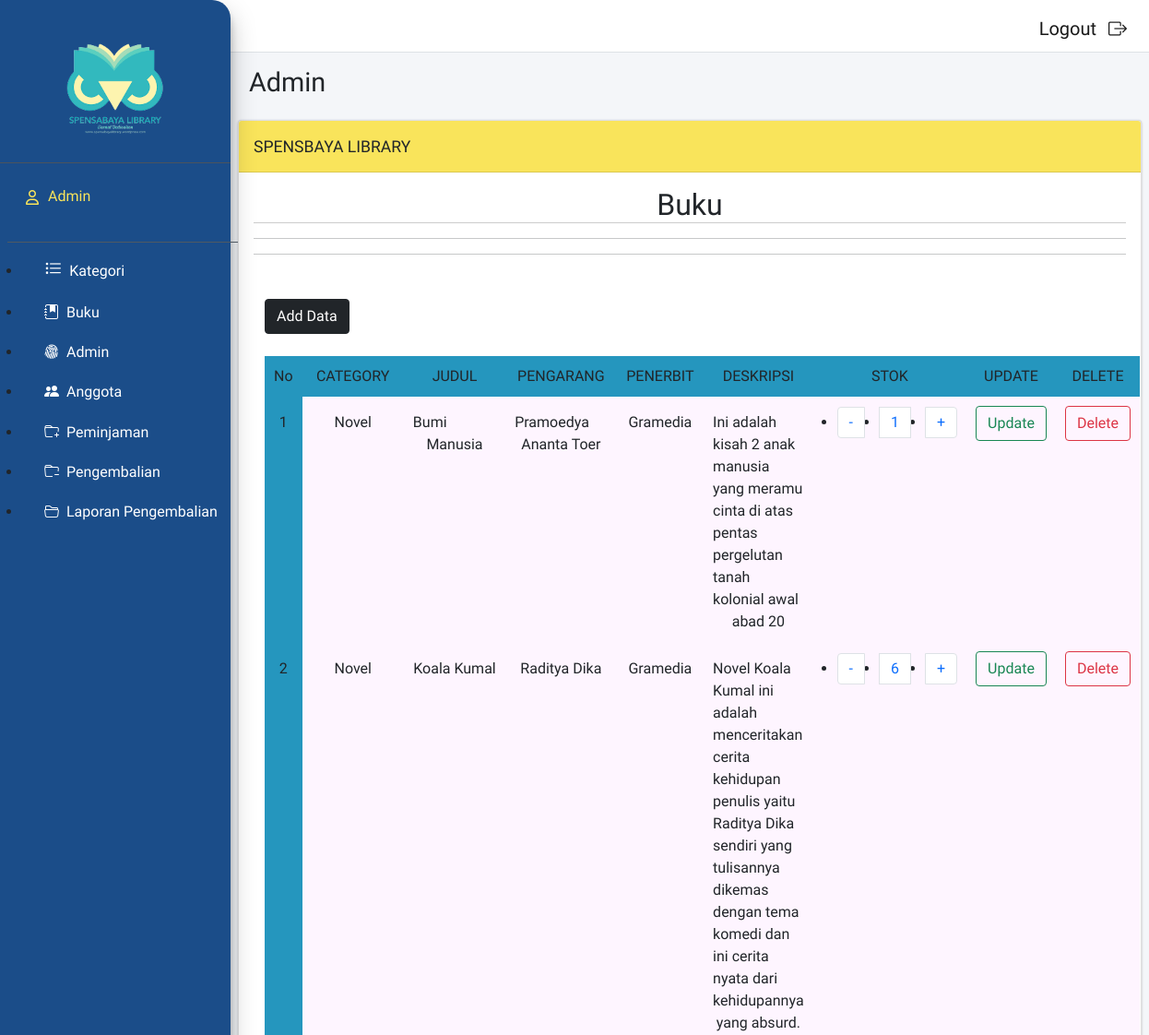
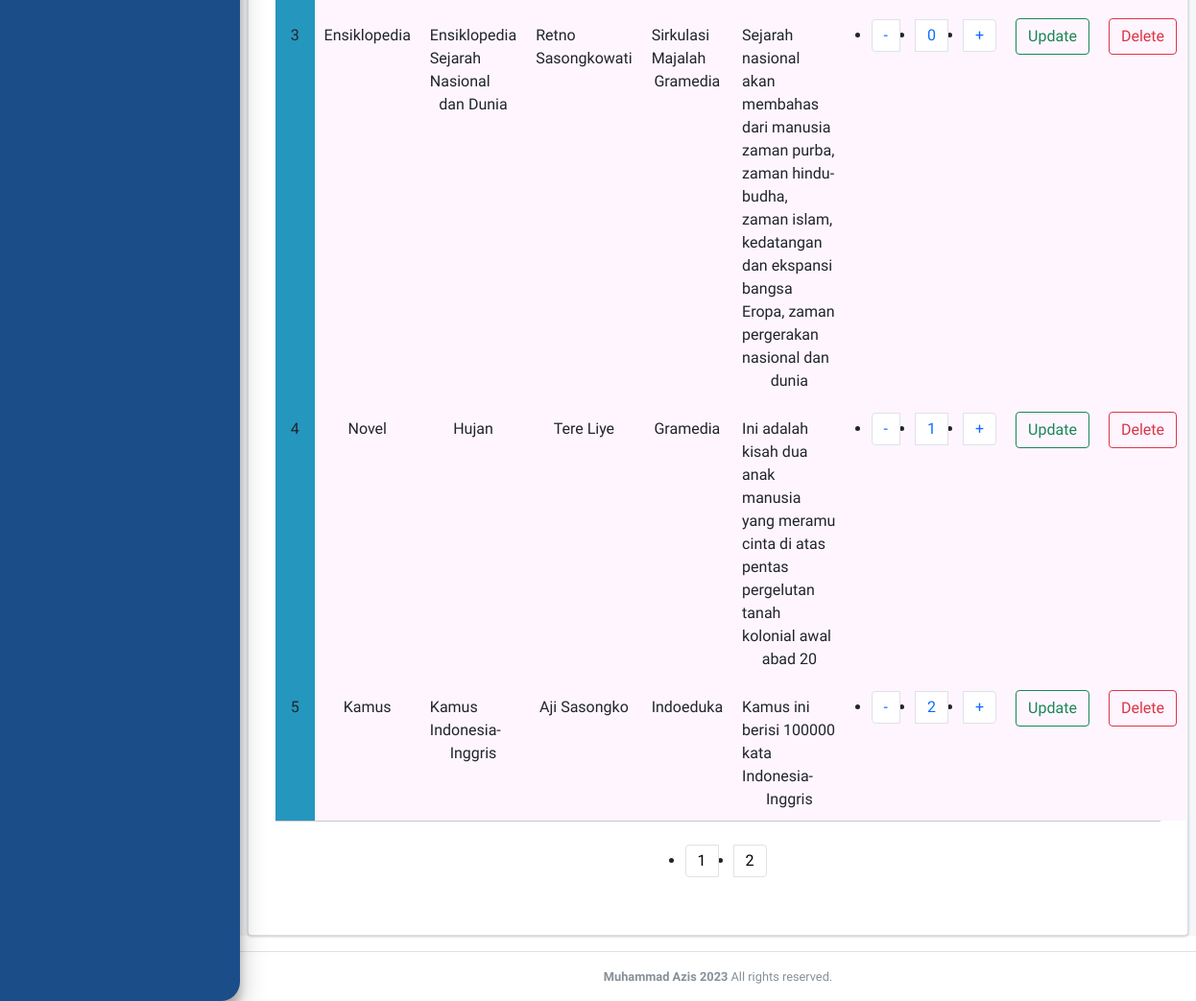
Page /loginadmin/index.php?f=buku&m=select (signed in) on the committed database (2 pictures, top to bottom).
### tables this page shows
CREATE TABLE `t_buku` (
  `f_id` int(11) NOT NULL,
  `f_idkategori` int(11) NOT NULL,
  `f_judul` varchar(200) NOT NULL,
  `f_pengarang` varchar(200) NOT NULL,
  `f_penerbit` varchar(200) NOT NULL,
  `f_deskripsi` varchar(700) NOT NULL
);

CREATE TABLE `t_kategori` (
  `f_id` int(11) NOT NULL,
  `f_kategori` varchar(200) NOT NULL
);

### dbcontroller.php (called while the page is built, shortened)
<?php class dbcontroller
{
    private $host = "127.0.0.1";
    private $user = "root";
    private $password = "";
    private $database = "usk_muhammadazis";
    private $koneksi;
    public function __construct()
    {
        $this->koneksi = $this->koneksiDB();
    }
    public function koneksiDB()
    {
        $koneksi = mysqli_connect($this->host, $this->user, $this->password, $this->database);
        return $koneksi;
    }
    public function getALL($sql)
    {
        $result = mysqli_query($this->koneksi, $sql);
        while ($row = mysqli_fetch_assoc($result)) {
            $data[] = $row;
        }
        if (!empty($data)) {
            return $data;
        }
    }
    public function rowCOUNT($sql)
    {
        $result = mysqli_query($this->koneksi, $sql);
        $count = mysqli_num_rows($result);
        return $count;
    }
}

### buku/select.php (the view, shortened to what this page needs)
<?php
$jumlahdata = $db->rowCOUNT("SELECT f_id FROM t_buku");
$banyak = 5;
$halaman = ceil($jumlahdata / $banyak);
if (isset($_GET['p'])) {
    $p = $_GET['p'];
    $mulai = ($p * $banyak) - $banyak;
} else {
    $mulai = 0;
}
$sql = "SELECT DISTINCT t_buku.f_id as f_id, f_judul, f_kategori, f_pengarang, f_penerbit, f_deskripsi FROM t_buku
INNER JOIN t_kategori ON t_buku.f_idkategori=t_kategori.f_id
LEFT JOIN t_detailbuku ON t_buku.f_id=t_detailbuku.f_idbuku ORDER BY f_id ASC LIMIT $mulai, $banyak";
$row = $db->getALL($sql);
$no = 1 + $mulai;
?>
<!DOCTYPE html>
<html lang="en">
<head>
    <link rel="stylesheet" href="../bootstrap/css/bootstrap.css">
</head>
<body>
    <strong>
        <center>
            <h2 style="font-family: 'Sriracha', cursive;">Buku</h2>
            <hr>
            <hr>
        </center>
    </strong>
    <div class="mt-5">
        <div class="container">
            <div class="mr-4">
                <a class="btn btn-dark" href="?f=buku&m=insert" role="button">Add Data</a>
            </div><br>
            <table class="">
                <thead>
                    <tr class="warna">
                        <th>No</th>
                        <th>CATEGORY</th>
                        <th>JUDUL</th>
                        <th>PENGARANG</th>
                        <th>PENERBIT</th>
                        <th>DESKRIPSI</th>
                        <th>STOK</th>
                        <th>UPDATE</th>
                        <th>DELETE</th>
                    </tr>
                </thead>
                <tbody class="warna1">
                    <?php if (!empty($row)) { ?> <?php foreach ($row as $r) : ?> <tr>
                                <td bgcolor="#2596be"><?php echo $no++ ?></td>
                                <td><?php echo $r['f_kategori'] ?></td>
                                <td><?php echo $r['f_judul'] ?></td>
                                <td><?php echo $r['f_pengarang'] ?></td>
                                <td><?php echo $r['f_penerbit'] ?></td>
                                <td><?php echo $r['f_deskripsi'] ?></td>
                                <td><?php $eksemplar = $db->rowCOUNT("SELECT * FROM t_detailbuku WHERE f_status='Tersedia' AND f_idbuku = " . $r['f_id'] . ""); ?>
                                    <nav aria-label="stock">
                                        <ul class="pagination">
                                            <li class="page-item"><a class="page-link" href="?f=buku&m=select&idbuku=<?php echo $r['f_id'] ?>&updatestock=kurang">-</a></li>
                                            <li class="page-item"><a class="page-link" href="#"><?php echo $eksemplar; ?></a></li>
                                            <li class="page-item"><a class="page-link" href="?f=buku&m=select&idbuku=<?php echo $r['f_id'] ?>&updatestock=tambah">+</a></li>
                                        </ul>
                                    </nav>
                                </td>
                                <td><a style="color:;" type="button" class="btn btn-outline-success" href="?f=buku&m=update&id=<?php echo $r['f_id'] ?>">Update</a></td>
                                <td><a style="color:;" type="button" class="btn btn-outline-danger" href="?f=buku&m=delete&id=<?php echo $r['f_id'] ?>" onclick="return confirm('Are you sure?');">Delete</a></td>
                            </tr>
                        <?php endforeach ?>
                    <?php } ?>
                </tbody>
            </table>
</body>
</html>
<nav aria-label="Pagination">
    <hr class="my-0" />
    <ul class="pagination my-4">
        <?php
        for ($i = 1; $i <= $halaman; $i++) {
            echo '<li class="page-item"><a class="page-link" style="color:black;" href="?f=buku&m=select&p=' . $i . '">' . $i . '</a></li>';
        }
        ?>
    </ul>
</nav>

### loginadmin/index.php (shortened to what this page needs)
<?php
require_once "../dbcontroller.php";
$db = new dbcontroller;
?>
<!DOCTYPE html>
<html>
<head>
    <link rel="stylesheet" href="https://cdnjs.cloudflare.com/ajax/libs/font-awesome/6.2.1/css/all.min.css" />
    <link rel="stylesheet" href="plugins/fontawesome-free/css/all.min.css">
    <link rel="stylesheet" href="https://cdn.jsdelivr.net/npm/bootstrap-icons@1.10.3/font/bootstrap-icons.css">
    <link rel="stylesheet" href="https://code.ionicframework.com/ionicons/2.0.1/css/ionicons.min.css">
    <link rel="stylesheet" href="../css/style.min.css">
    <link rel="stylesheet" type="text/css" href="../css/style.css">
</head>
<body class="hold-transition sidebar-mini">
    <div class="wrapper">
        <nav class="main-header navbar navbar-expand navbar-white navbar-light" style="margin-left: 250px;">
            <ul class="navbar-nav ml-auto" style="margin-left: auto;">
                <li class="nav-item d-none d-sm-inline-block">
                    <a class="nav-link active" href="?log=logout" style="font-size: 20px;">Logout <i class="bi bi-box-arrow-right mx-2"></i></a>
                </li>
            </ul>
        </nav>
        <aside style="height:100px; position: fixed; background-color: #1b4d89;" class="main-sidebar sidebar-dark-primary elevation-4">
            <a href="index.php" class="brand-link">
                <span class="brand-text font-weight-light"><center><img src="logo1.png" style="width: 150px;"></center></span>
            </a>
            <div class="sidebar" style="position: fixed;">
                <div class="user-panel mt-1 pb-3 mb-1 d-flex">
                    <div class="info d-flex align-items-center">
                        <i class="fa-regular fa-user" style="color:#f9e45b; margin-left: 10px;"></i>
                        <p href="#" class="d-block" style="margin-left: 10px;font-family: 'Reggae One', cursive; text-transform: capitalize; color:#f9e45b; margin-top: 15px;"><?php echo $_SESSION['admin'] ?></p>
                    </div>
                </div>
                <nav class="mt-2">
                    <ul class="nav nav-pills nav-sidebar flex-column" data-widget="treeview" role="menu" data-accordion="false"><?php
                    $level = $_SESSION['level'];
                    switch ($level) {
                        case 'Admin':
                            echo '
                    <li class="nav-item"><a class="nav-link" href="?f=kategori&m=select"><i class="nav-icon bi bi-list-task mx-2"></i>Kategori</a>
                    </li>
                    <li class="nav-item"><a class="nav-link" href="?f=buku&m=select"><i class="bi bi-journal-bookmark-fill mx-2"></i>Buku</a>
                    </li>
                    <li class="nav-item"><a class="nav-link" href="?f=admin&m=select"><i class="bi bi-fingerprint mx-2"></i>Admin</a>
                    </li>
                    <li class="nav-item"><a class="nav-link" href="?f=anggota&m=select"><i class="bi bi-people-fill mx-2"></i>Anggota</a>
                    </li>
                    <li class="nav-item"><a class="nav-link" href="?f=peminjaman&m=select"><i class="bi bi-folder-plus mx-2"></i>Peminjaman</a>
                    </li>
                    <li class="nav-item"><a class="nav-link" href="?f=pengembalian&m=select"><i class="bi bi-folder-minus mx-2"></i></i>Pengembalian</a>
                    </li>
                    <li class="nav-item"><a class="nav-link" href="?f=laporan&m=select"><i class="bi bi-folder2-open mx-2"></i>Laporan Pengembalian</a>
                    </li>
                    ';
                            break;
                    }
                    ?>
                      </ul>
                    </nav>
                  </div>
                </aside>
                <div class="content-wrapper" style="margin-left: 250px;">
                  <section class="content-header">
                    <div class="container-fluid">
                      <div class="row mb-2">
                        <div class="col-sm-6">
                          <?php
                            $level = $_SESSION['level'];
                                switch ($level) {
                                    case 'Admin':
                                        echo '<h1>Admin</h1>';
                                    break;
                                }
                        ?>
                        </div>
                      </div>
                    </div>
                  </section>
                  <section class="content">
                    <div class="card">
                      <div class="card-header" style="background-color: #f9e45b;">
                        <h3 class="card-title" style="margin-top: 10px;">SPENSBAYA LIBRARY</h3>
                      </div>
                      <div class="card-body">
                        <?php
                if (isset($_GET['f']) && isset($_GET['m'])) {
                    switch ($level) {
                        case 'Admin':
                            $f = $_GET['f'];
                            $m = $_GET['m'];
                            $file = '../' . $f . '/' . $m . '.php';
                            include $file;
                            break;
                    }
                } else {
                    require_once "../peminjaman/select.php";
                }
                ?>
                      </div>
                    </div>
                  </section>
                </div>
                <footer class="main-footer">
                  <b>Muhammad Azis 2023</b> All rights reserved.
                </footer>
                </div>
</body>
</html>

### chosen/docsupport/style.css (style rules this page uses)
html, body, div, span, object, iframe, h1, h2, h3, h4, h5, h6, p, blockquote, pre, abbr, address, cite, code, del, dfn, em, img, ins, kbd, q, samp, small, strong, sub, sup, var, b, i, dl, dt, dd, ol, ul, li, fieldset, form, label, legend, table, caption, tbody, tfoot, thead, tr, th, td, article, aside, canvas, details, figcaption, figure, footer, header, hgroup, menu, nav, section, summary, time, mark, audio, video { margin: 0; padding: 0; border: 0; font-size: 100%; font: inherit; vertical-align: baseline; }
article, aside, details, figcaption, figure, footer, header, hgroup, menu, nav, section { display: block; }
table { border-collapse: collapse; border-spacing: 0; }
hr { display: block; height: 1px; border: 0; border-top: 1px solid #ccc; margin: 1em 0; padding: 0; }
body { font:13px/1.231 sans-serif; *font-size:small; }
body { background: #EEE; color: #444; line-height: 1.4em; }
footer { color: #999; padding-top: 40px; font-size: 0.8em; text-align: center; }
body { font-family: sans-serif; font-size: 1em; }
p { margin: 0 0 .7em; max-width: 700px; }
h2 { border-bottom: 1px solid #ccc; font-size: 1.2em; margin: 3em 0 1em 0; font-weight: bold; }
h3 { font-weight: bold; }
ul li { list-style: disc; margin-left: 1em; margin-bottom: 1.25em; }
a { color: #F36C00; outline: none; text-decoration: none; }
strong { font-weight: bold; }
i { font-style: italic; }

### loginadmin/index.php (style rules this page uses)
aside { border-bottom-right-radius: 20px; border-top-right-radius: 20px; }
.nav-sidebar .nav-item>.nav-link { position: relative; color: white; }

### buku/select.php (style rules this page uses)
body { font-family: 'Sriracha', cursive; }
.warna { background-color: #fad4ff; }
.warna1 { background-color: #fef5ff; }
th { background-color: #2596be; }
.nav-link { color: #f9e45b }
th, td { margin: 10px; text-align-last: center; padding: 10px; }
.pagination { justify-content: center; }

### rows in the picture
t_buku: f_idkategori.f_kategori "Novel", f_judul "Bumi Manusia", f_pengarang "Pramoedya Ananta Toer", f_penerbit "Gramedia", f_deskripsi "Ini adalah kisah 2 anak manusia yang meramu cinta di atas pentas pergelutan tanah kolonial awal abad 20", eksemplar "1"
t_buku: f_idkategori.f_kategori "Novel", f_judul "Koala Kumal", f_pengarang "Raditya Dika", f_penerbit "Gramedia", f_deskripsi "Novel Koala Kumal ini adalah menceritakan cerita kehidupan penulis yaitu Raditya Dika sendiri yang tulisannya dikemas dengan tema komedi dan ini cerita nyata dari kehidupannya yang absurd.", eksemplar "6"
t_buku: f_idkategori.f_kategori "Ensiklopedia", f_judul "Ensiklopedia Sejarah Nasional dan Dunia", f_pengarang "Retno Sasongkowati", f_penerbit "Sirkulasi Majalah Gramedia", f_deskripsi "Sejarah nasional akan membahas dari manusia zaman purba, zaman hindu-budha, zaman islam, kedatangan dan ekspansi bangsa Eropa, zaman pergerakan nasional dan dunia", eksemplar "0"
t_buku: f_idkategori.f_kategori "Novel", f_judul "Hujan", f_pengarang "Tere Liye", f_penerbit "Gramedia", f_deskripsi "Ini adalah kisah dua anak manusia yang meramu cinta di atas pentas pergelutan tanah kolonial awal abad 20", eksemplar "1"
t_buku: f_idkategori.f_kategori "Kamus", f_judul "Kamus Indonesia-Inggris", f_pengarang "Aji Sasongko", f_penerbit "Indoeduka", f_deskripsi "Kamus ini berisi 100000 kata Indonesia-Inggris", eksemplar "2"

### other values in the picture
$_SESSION['admin'] "Admin"
